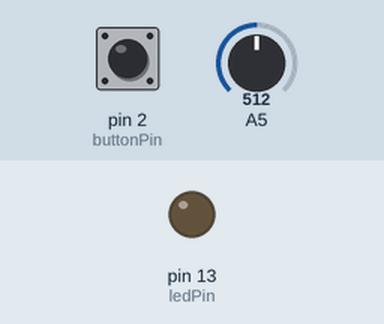
Recording of a sketch running on a simulated Arduino Uno, built with avr-gcc and run on an emulated ATmega328P. On the bench: output pins drawn as LEDs (lit = HIGH). The test bench sets the inputs (shaded band); at power-on: pin 2 (buttonPin) LOW, A5 = 512. What the sketch prints to the serial monitor is not drawn.

Above: at 1.2 s.
1.3 s: pin 2 (buttonPin) pulled HIGH for 1 s
At 3.0 s:
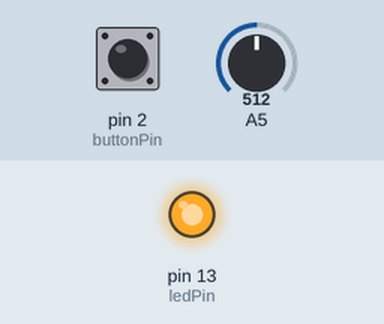
Timing chart, 0 to 4.5 s (numbered marks = the images above; inputs shaded):
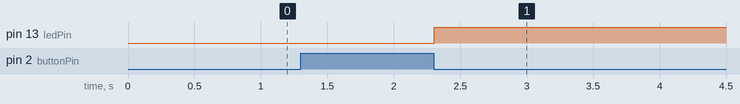

The sketch:

read_digital.ino
```cpp
const int buttonPin = 2;     // the number of the pushbutton pin
const int ledPin =  13;      // the number of the LED pin

void setup() {
  // initialize the led pain as an output:
  pinMode(ledPin, OUTPUT);
  // initialize the pushbutton pin as an input:
  pinMode(buttonPin, INPUT);
  Serial.begin(9600);
}

void loop() {

   // read the input on analog pin 0:
  int sensorValue = analogRead(A5);
  // Convert the analog reading (which goes from 0 - 1023) to a voltage (0 - 5V):
  float voltage = sensorValue * (5.0 / 1023.0);
  // print out the value you read:
  Serial.println(voltage);

  int counter = 0;
  while(digitalRead(buttonPin) == HIGH) {
    counter++;
    Serial.println(voltage);
  }
  if (counter > 100 && counter < 300) {
    if (digitalRead(ledPin) == HIGH) {
      digitalWrite(ledPin, LOW);
    } else {
      digitalWrite(ledPin, HIGH);
    }
  }
}
```

Measured:
- after the input at 1.3 s, pin 13 (ledPin): LOW → HIGH after 1.0 s
